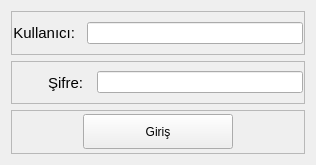
<?xml version="1.0" encoding="UTF-8"?>
<ui version="4.0">
 <class>giris</class>
 <widget class="QWidget" name="giris">
  <property name="geometry">
   <rect>
    <x>0</x>
    <y>0</y>
    <width>316</width>
    <height>165</height>
   </rect>
  </property>
  <property name="windowTitle">
   <string>Form</string>
  </property>
  <layout class="QVBoxLayout" name="verticalLayout">
   <item>
    <widget class="QFrame" name="frame">
     <property name="frameShape">
      <enum>QFrame::StyledPanel</enum>
     </property>
     <property name="frameShadow">
      <enum>QFrame::Raised</enum>
     </property>
     <layout class="QHBoxLayout" name="horizontalLayout">
      <property name="spacing">
       <number>12</number>
      </property>
      <property name="leftMargin">
       <number>1</number>
      </property>
      <property name="topMargin">
       <number>1</number>
      </property>
      <property name="rightMargin">
       <number>1</number>
      </property>
      <property name="bottomMargin">
       <number>1</number>
      </property>
      <item>
       <widget class="QLabel" name="label">
        <property name="minimumSize">
         <size>
          <width>50</width>
          <height>0</height>
         </size>
        </property>
        <property name="maximumSize">
         <size>
          <width>70</width>
          <height>16777215</height>
         </size>
        </property>
        <property name="font">
         <font>
          <pointsize>11</pointsize>
         </font>
        </property>
        <property name="text">
         <string>Kullanıcı:</string>
        </property>
        <property name="alignment">
         <set>Qt::AlignRight|Qt::AlignTrailing|Qt::AlignVCenter</set>
        </property>
       </widget>
      </item>
      <item>
       <widget class="QLineEdit" name="lineEdit_kullanici"/>
      </item>
     </layout>
    </widget>
   </item>
   <item>
    <widget class="QFrame" name="frame_2">
     <property name="frameShape">
      <enum>QFrame::StyledPanel</enum>
     </property>
     <property name="frameShadow">
      <enum>QFrame::Raised</enum>
     </property>
     <layout class="QHBoxLayout" name="horizontalLayout_2">
      <property name="spacing">
       <number>14</number>
      </property>
      <property name="leftMargin">
       <number>1</number>
      </property>
      <property name="topMargin">
       <number>1</number>
      </property>
      <property name="rightMargin">
       <number>1</number>
      </property>
      <property name="bottomMargin">
       <number>1</number>
      </property>
      <item>
       <widget class="QLabel" name="label_2">
        <property name="minimumSize">
         <size>
          <width>70</width>
          <height>0</height>
         </size>
        </property>
        <property name="maximumSize">
         <size>
          <width>70</width>
          <height>16777215</height>
         </size>
        </property>
        <property name="font">
         <font>
          <pointsize>11</pointsize>
         </font>
        </property>
        <property name="text">
         <string>Şifre:</string>
        </property>
        <property name="alignment">
         <set>Qt::AlignRight|Qt::AlignTrailing|Qt::AlignVCenter</set>
        </property>
       </widget>
      </item>
      <item>
       <widget class="QLineEdit" name="lineEdit_sifre">
        <property name="echoMode">
         <enum>QLineEdit::Password</enum>
        </property>
       </widget>
      </item>
     </layout>
    </widget>
   </item>
   <item>
    <widget class="QFrame" name="frame_3">
     <property name="frameShape">
      <enum>QFrame::StyledPanel</enum>
     </property>
     <property name="frameShadow">
      <enum>QFrame::Raised</enum>
     </property>
     <layout class="QHBoxLayout" name="horizontalLayout_3" stretch="0">
      <property name="spacing">
       <number>1</number>
      </property>
      <property name="leftMargin">
       <number>1</number>
      </property>
      <property name="topMargin">
       <number>1</number>
      </property>
      <property name="rightMargin">
       <number>1</number>
      </property>
      <property name="bottomMargin">
       <number>1</number>
      </property>
      <item>
       <widget class="QPushButton" name="pushButton">
        <property name="minimumSize">
         <size>
          <width>0</width>
          <height>35</height>
         </size>
        </property>
        <property name="maximumSize">
         <size>
          <width>150</width>
          <height>16777215</height>
         </size>
        </property>
        <property name="text">
         <string>Giriş</string>
        </property>
       </widget>
      </item>
     </layout>
    </widget>
   </item>
  </layout>
 </widget>
 <resources/>
 <connections/>
</ui>
